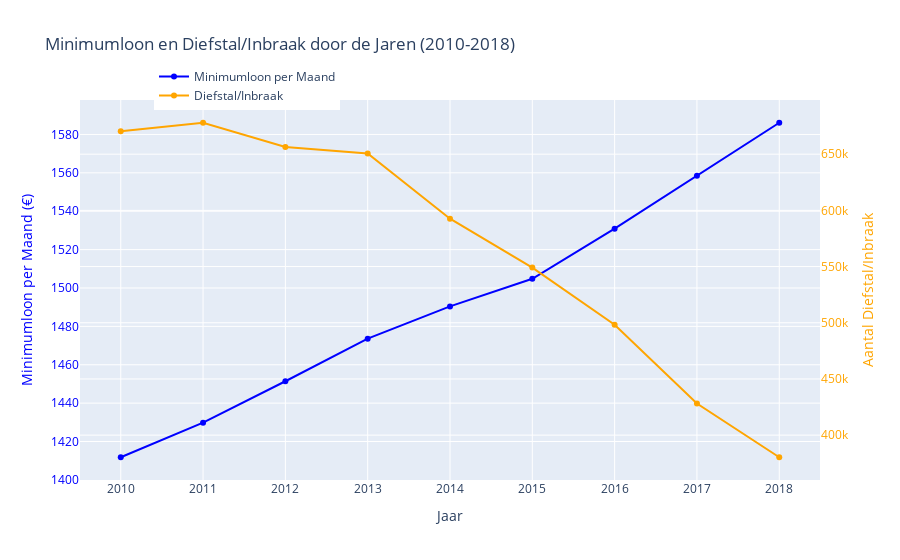

Here is the notebook cell this chart was saved with:
### Code cell
import plotly.graph_objects as go

# Gegevens
jaren = list(range(2010, 2019))
diefstal_inbraak = [670470, 677970, 656450, 650650, 592590, 549105, 498285, 428135, 380320]
min_wage_month = [1411.8, 1429.8, 1451.4, 1473.6, 1490.4, 1504.8, 1530.9, 1558.5, 1586.1]

# Visualisatie
fig = go.Figure()

# Lijn voor minimumloon
fig.add_trace(go.Scatter(x=jaren, y=min_wage_month, mode='lines+markers', name='Minimumloon per Maand', line=dict(color='blue')))

# Lijn voor diefstal/inbraak
fig.add_trace(go.Scatter(x=jaren, y=diefstal_inbraak, mode='lines+markers', name='Diefstal/Inbraak', line=dict(color='orange'), yaxis='y2'))

# Configuratie van de assen
fig.update_layout(
    yaxis=dict(
        title='Minimumloon per Maand (€)',
        titlefont=dict(color='blue'),
        tickfont=dict(color='blue')
    ),
    yaxis2=dict(
        title='Aantal Diefstal/Inbraak',
        titlefont=dict(color='orange'),
        tickfont=dict(color='orange'),
        overlaying='y',
        side='right'
    ),
    title='Minimumloon en Diefstal/Inbraak door de Jaren (2010-2018)',
    xaxis_title='Jaar',
    legend=dict(x=0.1, y=1.1)
)

fig.show()

### Figure 1 — Plotly figure (JSON) as saved in the notebook; plotly's stock layout.template omitted (floating-point values rounded to 4 significant figures)
{"data": [{"line": {"color": "blue"}, "mode": "lines+markers", "name": "Minimumloon per Maand", "type": "scatter", "x": [2010, 2011, 2012, 2013, 2014, 2015, 2016, 2017, 2018], "y": [1412.0, 1430.0, 1451.0, 1474.0, 1490.0, 1505.0, 1531.0, 1558.0, 1586.0]}, {"line": {"color": "orange"}, "mode": "lines+markers", "name": "Diefstal/Inbraak", "type": "scatter", "x": [2010, 2011, 2012, 2013, 2014, 2015, 2016, 2017, 2018], "y": [670470, 677970, 656450, 650650, 592590, 549105, 498285, 428135, 380320], "yaxis": "y2"}], "layout": {"autosize": true, "legend": {"x": 0.1, "y": 1.1}, "title": {"text": "Minimumloon en Diefstal/Inbraak door de Jaren (2010-2018)"}, "xaxis": {"autorange": true, "range": [2010.0, 2018.0], "title": {"text": "Jaar"}, "type": "linear"}, "yaxis": {"autorange": true, "range": [1397.0, 1600.0], "tickfont": {"color": "blue"}, "title": {"font": {"color": "blue"}, "text": "Minimumloon per Maand (€)"}, "type": "linear"}, "yaxis2": {"autorange": true, "overlaying": "y", "range": [355800.0, 702500.0], "side": "right", "tickfont": {"color": "orange"}, "title": {"font": {"color": "orange"}, "text": "Aantal Diefstal/Inbraak"}, "type": "linear"}}}
